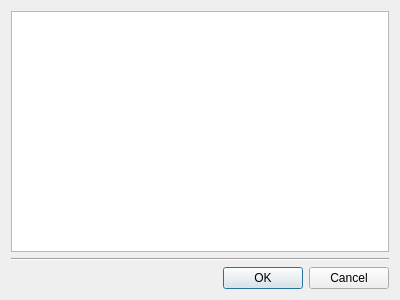
<?xml version="1.0" encoding="UTF-8"?>
<ui version="4.0">
 <class>RestrictionEnzymeBrowserDialog</class>
 <widget class="QDialog" name="RestrictionEnzymeBrowserDialog">
  <property name="geometry">
   <rect>
    <x>0</x>
    <y>0</y>
    <width>400</width>
    <height>300</height>
   </rect>
  </property>
  <property name="windowTitle">
   <string>Dialog</string>
  </property>
  <layout class="QVBoxLayout" name="verticalLayout">
   <item>
    <widget class="QTableView" name="tableView">
     <property name="editTriggers">
      <set>QAbstractItemView::NoEditTriggers</set>
     </property>
     <property name="alternatingRowColors">
      <bool>true</bool>
     </property>
     <property name="selectionMode">
      <enum>QAbstractItemView::SingleSelection</enum>
     </property>
     <property name="selectionBehavior">
      <enum>QAbstractItemView::SelectRows</enum>
     </property>
     <property name="verticalScrollMode">
      <enum>QAbstractItemView::ScrollPerPixel</enum>
     </property>
     <property name="horizontalScrollMode">
      <enum>QAbstractItemView::ScrollPerPixel</enum>
     </property>
     <property name="sortingEnabled">
      <bool>true</bool>
     </property>
     <attribute name="horizontalHeaderCascadingSectionResizes">
      <bool>true</bool>
     </attribute>
     <attribute name="horizontalHeaderHighlightSections">
      <bool>false</bool>
     </attribute>
     <attribute name="horizontalHeaderShowSortIndicator" stdset="0">
      <bool>true</bool>
     </attribute>
     <attribute name="horizontalHeaderStretchLastSection">
      <bool>true</bool>
     </attribute>
     <attribute name="verticalHeaderVisible">
      <bool>false</bool>
     </attribute>
     <attribute name="verticalHeaderHighlightSections">
      <bool>false</bool>
     </attribute>
    </widget>
   </item>
   <item>
    <widget class="Line" name="line">
     <property name="orientation">
      <enum>Qt::Horizontal</enum>
     </property>
    </widget>
   </item>
   <item>
    <widget class="QDialogButtonBox" name="buttonBox">
     <property name="standardButtons">
      <set>QDialogButtonBox::Cancel|QDialogButtonBox::Ok</set>
     </property>
    </widget>
   </item>
  </layout>
 </widget>
 <resources/>
 <connections/>
</ui>
